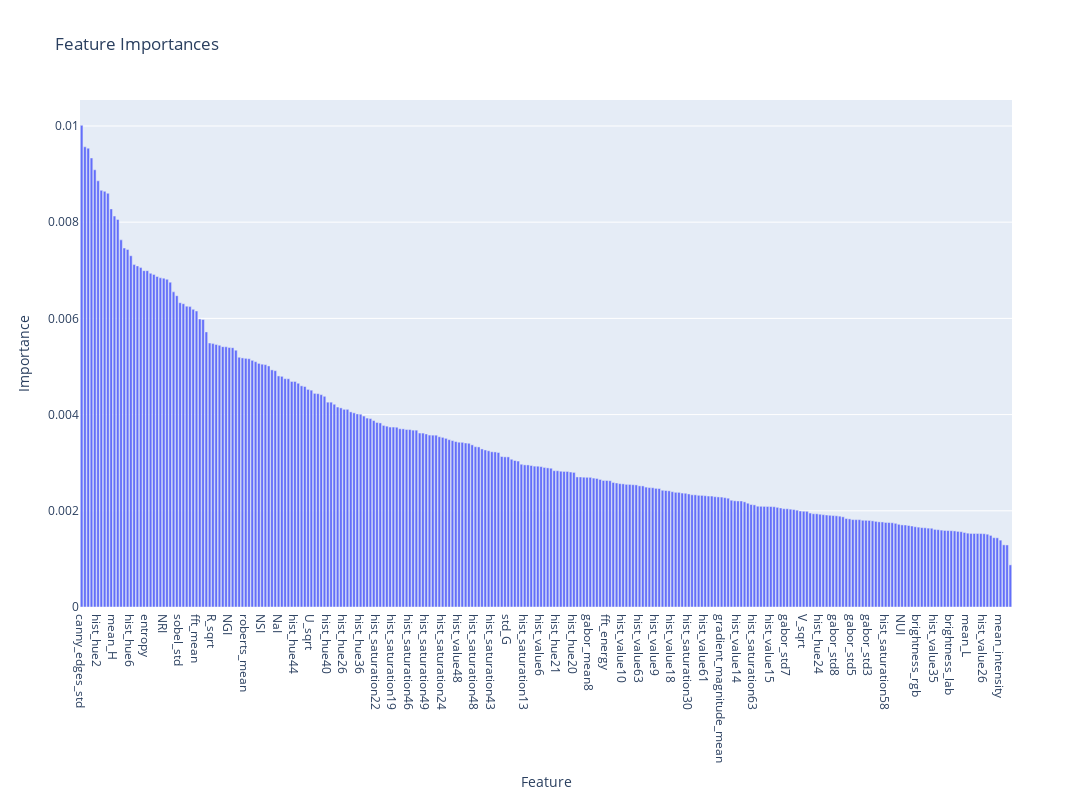

Here is the notebook cell this chart was saved with:
### Code cell
import plotly.express as px

feature_importance = rf.feature_importances_
importance_df = pd.DataFrame({'feature': X_train.columns, 'importance': feature_importance})
importance_df = importance_df.sort_values('importance', ascending=False)
fig = px.bar(importance_df, x='feature', y='importance', title='Feature Importances', labels={'importance': 'Importance', 'feature': 'Feature'}, width=1200, height=800)
fig.show()

### Figure 1 — Plotly figure (JSON) as saved in the notebook; plotly's stock layout.template omitted (floating-point values rounded to 4 significant figures; data arrays with more than 128 entries replaced by an {"elided": "..."} marker saying what was removed)
{"data": [{"alignmentgroup": "True", "hovertemplate": "Feature=%{x}<br>Importance=%{y}<extra></extra>", "legendgroup": "", "marker": {"color": "#636efa", "pattern": {"shape": ""}}, "name": "", "offsetgroup": "", "orientation": "v", "showlegend": false, "textposition": "auto", "type": "bar", "x": {"elided": "284 str values"}, "xaxis": "x", "y": {"elided": "284 float values"}, "yaxis": "y"}], "layout": {"barmode": "relative", "height": 800, "legend": {"tracegroupgap": 0}, "title": {"text": "Feature Importances"}, "width": 1200, "xaxis": {"anchor": "y", "domain": [0, 1], "title": {"text": "Feature"}}, "yaxis": {"anchor": "x", "domain": [0, 1], "title": {"text": "Importance"}}}}
